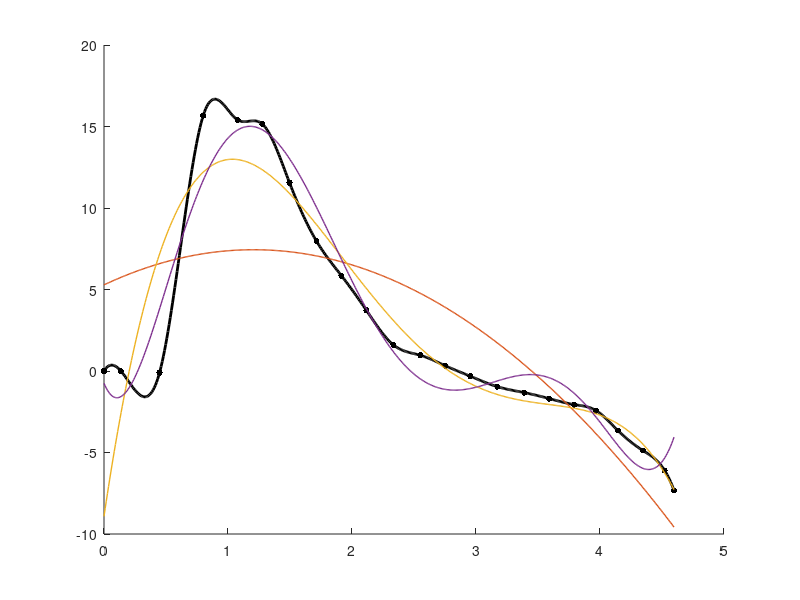

The MATLAB script that drew this image: (Note: this script raises an error after producing the figure.)
clc

% Data for positions and twist angles
positions = [
    0, 0.136, 0.4481, 0.8001, 1.0767, 1.2779, 1.4958, 1.7137, 1.9149, 2.116, ...
    2.334, 2.552, 2.753, 2.9542, 3.1721, 3.39, 3.5912, 3.7924, 3.9684, 4.1444, ...
    4.3456, 4.5216, 4.597
];

angles = [
    0, 0, 0, 0, 0, 0, 0, 0, 0;
    0, 0, 0, 0, 0, 0, 0, 0, 0;
    -0.098, -0.098, -0.098, -0.098, -0.098, -0.098, -0.098, -0.098, -0.098;
    15.6705, 14.3956, 23.5589, 28.3914, 24.1554, 27.7957, 30.5284, 31.5753, 36.5962;
    15.4087, 13.0777, 17.5893, 23.9619, 21.4265, 24.7895, 27.5979, 28.9475, 32.8829;
    15.1469, 11.7599, 11.6198, 19.5324, 18.6977, 21.7833, 24.6675, 26.3197, 29.1697;
    11.5575, 11.0272, 11.2435, 16.9635, 15.9689, 18.7771, 21.7370, 23.6919, 25.4564;
    7.968, 10.2945, 10.8672, 14.3947, 13.2401, 15.7710, 18.8065, 21.0642, 21.7432;
    5.8462, 7.5471, 10.681, 13.5584, 12.2359, 14.5127, 17.4861, 19.4248, 20.2981;
    3.7244, 4.7997, 10.4947, 12.7221, 11.2318, 13.2544, 16.1656, 17.7854, 18.8531;
    1.6026, 2.0523, 10.3085, 11.8858, 10.2276, 11.9962, 14.8452, 16.146, 17.4081;
    0.9617, 1.3347, 7.335, 8.7709, 9.2234, 10.7379, 13.5247, 14.5067, 15.963;
    0.3207, 0.6171, 4.3615, 5.6561, 8.2193, 9.4797, 12.2043, 12.8673, 14.518;
    -0.3202, -0.1005, 1.3881, 2.5412, 7.8323, 9.0886, 11.6502, 12.5378, 14.4166;
    -0.9611, -0.8181, -1.5854, -0.5736, 7.4453, 8.6975, 11.0962, 12.2082, 14.3152;
    -1.3274, -1.1741, -1.7252, -0.8972, 7.0583, 8.3065, 10.5421, 11.8787, 14.2138;
    -1.6938, -1.5302, -1.865, -1.2207, 6.6713, 7.9154, 9.9881, 11.5491, 14.1124;
    -2.0601, -1.8863, -2.0048, -1.5442, 6.2843, 7.5244, 9.4341, 11.2196, 14.0111;
    -2.4265, -2.2423, -2.1446, -1.8677, 5.8974, 7.1333, 8.88, 10.89, 13.9097;
    -3.6521, -2.368, -2.4604, -2.2064, 5.6476, 6.8675, 8.7025, 10.6464, 12.762;
    -4.8777, -2.4937, -2.7762, -2.545, 5.3978, 6.6016, 8.5249, 10.4028, 11.6143;
    -6.1033, -2.6194, -3.092, -2.8837, 5.148, 6.3358, 8.3474, 10.1591, 10.4666;
    -7.329, -2.7451, -3.4078, -3.2224, 4.8982, 6.07, 8.1699, 9.9155, 9.3189
];

wind_speeds = 5; % Select wind speed 5
selected_column = 1; % Corresponding column in the angles matrix

% Initialize arrays to hold combined smoothed spline data
combined_x_smooth = [];
combined_y_smooth = [];

% Fit and plot cubic splines for the selected wind speed
figure;
hold on;
colors = lines(1); % Generate unique color
markers = {'o'}; % Marker

speed_data = angles(:, selected_column);
spline_fit = spline(positions, speed_data);
x_smooth = linspace(min(positions), max(positions), 500);
y_smooth = ppval(spline_fit, x_smooth);

% Plot original points and spline
plot(x_smooth, y_smooth, '-', 'Color', 'k', 'LineWidth', 2, 'DisplayName', 'Cubic Spline Fit');
scatter(positions, speed_data, 20, 'k', markers{1}, 'filled',...
    'DisplayName', sprintf('Measured data at %d m/s', wind_speeds));

% Combine smoothed spline data for fitting
combined_x_smooth = [combined_x_smooth, x_smooth];
combined_y_smooth = [combined_y_smooth, y_smooth];

% Average the y values for each unique x value
[unique_x, ~, idx] = unique(combined_x_smooth);
average_y = accumarray(idx, combined_y_smooth, [], @mean);

% Ensure unique_x and average_y are column vectors
unique_x = unique_x(:);
average_y = average_y(:);

% Fit polynomials of orders 2, 4, and 6 to the averaged data
poly_orders = [2, 4, 6];
poly_fits = cell(length(poly_orders), 1);
poly_coeffs = cell(length(poly_orders), 1);

for i = 1:length(poly_orders)
    degree = poly_orders(i);
    [p, S, mu] = polyfit(unique_x, average_y, degree);
    poly_fits{i} = p;
    poly_coeffs{i} = p;
    
    % Evaluate the polynomial fit
    y_fit = polyval(p, linspace(min(positions), max(positions), 500), [], mu);
    
    % Plot the polynomial fit
    plot(linspace(min(positions), max(positions), 500), y_fit, 'LineWidth', 1, 'DisplayName', sprintf('Polynomial Fit (order %d)', degree));
    
    % Display the polynomial coefficients
    disp(sprintf('Polynomial coefficients (order %d):', degree));
    disp(p);
end 


% Fit Fourier series of orders 2, 4, and 6 to the averaged data
fourier_orders = [2, 4, 6];
fourier_fits = cell(length(fourier_orders), 1);
fourier_coeffs = cell(length(fourier_orders), 1);

for i = 1:length(fourier_orders)
    order = fourier_orders(i);
    fourier_fit = fit(unique_x, average_y, sprintf('fourier%d', order));
    fourier_fits{i} = fourier_fit;
    fourier_coeffs{i} = coeffvalues(fourier_fit);
    
    % Evaluate the Fourier series fit
    y_fourier = feval(fourier_fit, linspace(min(positions), max(positions), 500));
    
    % Plot the Fourier series fit
    plot(linspace(min(positions), max(positions), 500), y_fourier, 'LineWidth', 1, 'DisplayName', sprintf('Fourier Series Fit (order %d)', order));
    
    % Display the Fourier series coefficients
    disp(sprintf('Fourier series coefficients (order %d):', order));
    disp(coeffvalues(fourier_fit));
end

% Labels and legend
xlabel('Position (m)', 'FontSize', 16);
ylabel('Twist Angle (degrees)', 'FontSize', 16);
legend('Location', 'northeast');
hold off;
